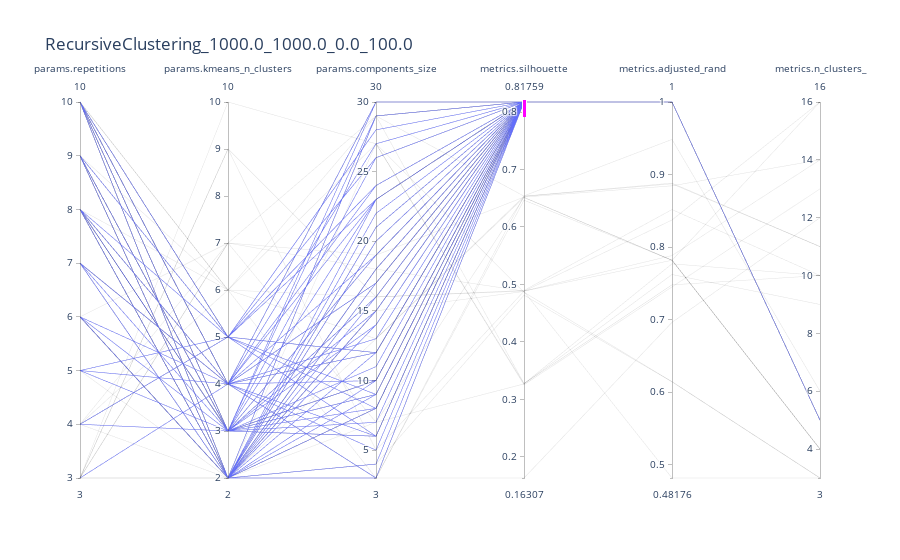

Here is the notebook cell this chart was saved with:
### Code cell
parent_run_id = '961c06819bea4b90b672e6d5ad66a4f3'
parent_run = parent_runs.loc[parent_runs['tags.parent_run_id']==parent_run_id]
model_name = parent_run['params.model_nickname'].values[0]
n_samples = parent_run['params.n_samples'].values[0]
n_informative = parent_run['params.n_informative'].values[0]
n_random = parent_run['params.n_random'].values[0]
class_sep = parent_run['params.class_sep'].values[0]
fig_title = f'{model_name}_{n_samples}_{n_informative}_{n_random}_{class_sep}'
df = runs.loc[runs['tags.parent_run_id']==parent_run_id]
df = df.loc[df['metrics.n_clusters_'] < 20]
fig = px.parallel_coordinates(df, dimensions=dimensions_dict[model_name], width=None, height=500, title=fig_title)
fig.show()

### Figure 1 — Plotly figure (JSON) as saved in the notebook; plotly's stock layout.template omitted (floating-point values rounded to 4 significant figures)
{"data": [{"dimensions": [{"label": "params.repetitions", "values": [10, 5, 10, 4, 8, 3, 4, 8, 4, 3, 10, 10, 10, 10, 3, 10, 9, 10, 8, 9, 8, 9, 7, 7, 9, 8, 7, 6, 6, 10, 4, 10, 9, 10, 10, 8, 10, 9, 10, 3, 10, 6, 10, 10, 9, 9, 9, 8, 10, 8, 10, 10, 10, 5, 10, 8, 5, 8, 10, 7, 5, 7, 6, 10, 10, 3, 9, 10, 3, 6, 7, 8, 8, 3, 4, 4, 10, 8, 10, 10, 10, 6, 8, 3, 10, 9, 6, 10]}, {"label": "params.kmeans_n_clusters", "values": [5, 4, 6, 6, 3, 7, 3, 4, 5, 2, 2, 3, 3, 2, 10, 4, 5, 4, 4, 3, 2, 3, 2, 4, 2, 2, 4, 2, 4, 3, 7, 4, 5, 6, 4, 4, 2, 2, 2, 2, 3, 2, 4, 2, 3, 2, 2, 6, 4, 2, 3, 2, 2, 5, 5, 5, 3, 2, 2, 3, 2, 2, 3, 2, 2, 9, 3, 3, 7, 2, 4, 3, 3, 4, 2, 5, 4, 3, 5, 2, 2, 2, 3, 9, 2, 6, 7, 3]}, {"label": "params.components_size", "values": [26, 6, 16, 3, 9, 7, 7, 30, 8, 15, 4, 14, 8, 18, 27, 10, 12, 17, 27, 16, 29, 26, 29, 30, 23, 9, 24, 15, 12, 29, 19, 23, 23, 29, 12, 3, 10, 8, 17, 4, 10, 17, 5, 8, 9, 22, 15, 27, 19, 3, 23, 18, 21, 28, 9, 12, 19, 14, 20, 10, 13, 21, 15, 3, 12, 16, 11, 16, 29, 7, 3, 19, 6, 17, 27, 6, 13, 30, 24, 8, 20, 16, 6, 5, 18, 13, 18, 10]}, {"constraintrange": [0.7914, 0.9245], "label": "metrics.silhouette", "values": [0.8176, 0.8176, 0.4896, 0.1631, 0.8176, 0.3269, 0.8176, 0.8176, 0.8176, 0.4878, 0.8176, 0.8176, 0.8176, 0.8176, 0.3253, 0.8176, 0.8176, 0.8176, 0.8176, 0.8176, 0.8176, 0.8176, 0.8176, 0.8176, 0.8176, 0.8176, 0.8176, 0.8176, 0.8176, 0.8176, 0.6521, 0.8176, 0.8176, 0.6537, 0.8176, 0.8176, 0.8176, 0.8176, 0.8176, 0.4814, 0.8176, 0.8176, 0.8176, 0.8176, 0.8176, 0.8176, 0.8176, 0.3271, 0.8176, 0.6467, 0.8176, 0.8176, 0.8176, 0.8176, 0.8176, 0.8176, 0.8176, 0.8176, 0.8176, 0.8176, 0.6515, 0.8176, 0.8176, 0.8176, 0.8176, 0.4885, 0.8176, 0.8176, 0.3276, 0.6514, 0.6542, 0.8176, 0.8176, 0.8176, 0.4865, 0.8176, 0.8176, 0.8176, 0.8176, 0.8176, 0.8176, 0.8176, 0.8176, 0.4883, 0.8176, 0.6534, 0.4884, 0.8176]}, {"label": "metrics.adjusted_rand", "values": [1, 1, 0.8517, 0.6963, 1, 0.7622, 1, 1, 1, 0.4818, 1, 1, 1, 1, 0.7451, 1, 1, 1, 1, 1, 1, 1, 1, 1, 1, 1, 1, 1, 1, 1, 0.8845, 1, 1, 0.8882, 1, 1, 1, 1, 1, 0.6144, 1, 1, 1, 1, 1, 1, 1, 0.777, 1, 0.7819, 1, 1, 1, 1, 1, 1, 1, 1, 1, 1, 0.7819, 1, 1, 1, 1, 0.7884, 1, 1, 0.748, 0.7819, 0.9484, 1, 1, 1, 0.6144, 1, 1, 1, 1, 1, 1, 1, 1, 0.8374, 1, 0.8872, 0.7819, 1]}, {"label": "metrics.n_clusters_", "values": [5, 5, 10, 12, 5, 9, 5, 5, 5, 3, 5, 5, 5, 5, 13, 5, 5, 5, 5, 5, 5, 5, 5, 5, 5, 5, 5, 5, 5, 5, 14, 5, 5, 11, 5, 5, 5, 5, 5, 3, 5, 5, 5, 5, 5, 5, 5, 10, 5, 4, 5, 5, 5, 5, 5, 5, 5, 5, 5, 5, 4, 5, 5, 5, 5, 14, 5, 5, 10, 4, 6, 5, 5, 5, 3, 5, 5, 5, 5, 5, 5, 5, 5, 16, 5, 11, 16, 5]}], "domain": {"x": [0, 1], "y": [0, 1]}, "name": "", "type": "parcoords"}], "layout": {"autosize": true, "legend": {"tracegroupgap": 0}, "title": {"text": "RecursiveClustering_1000.0_1000.0_0.0_100.0"}}}
